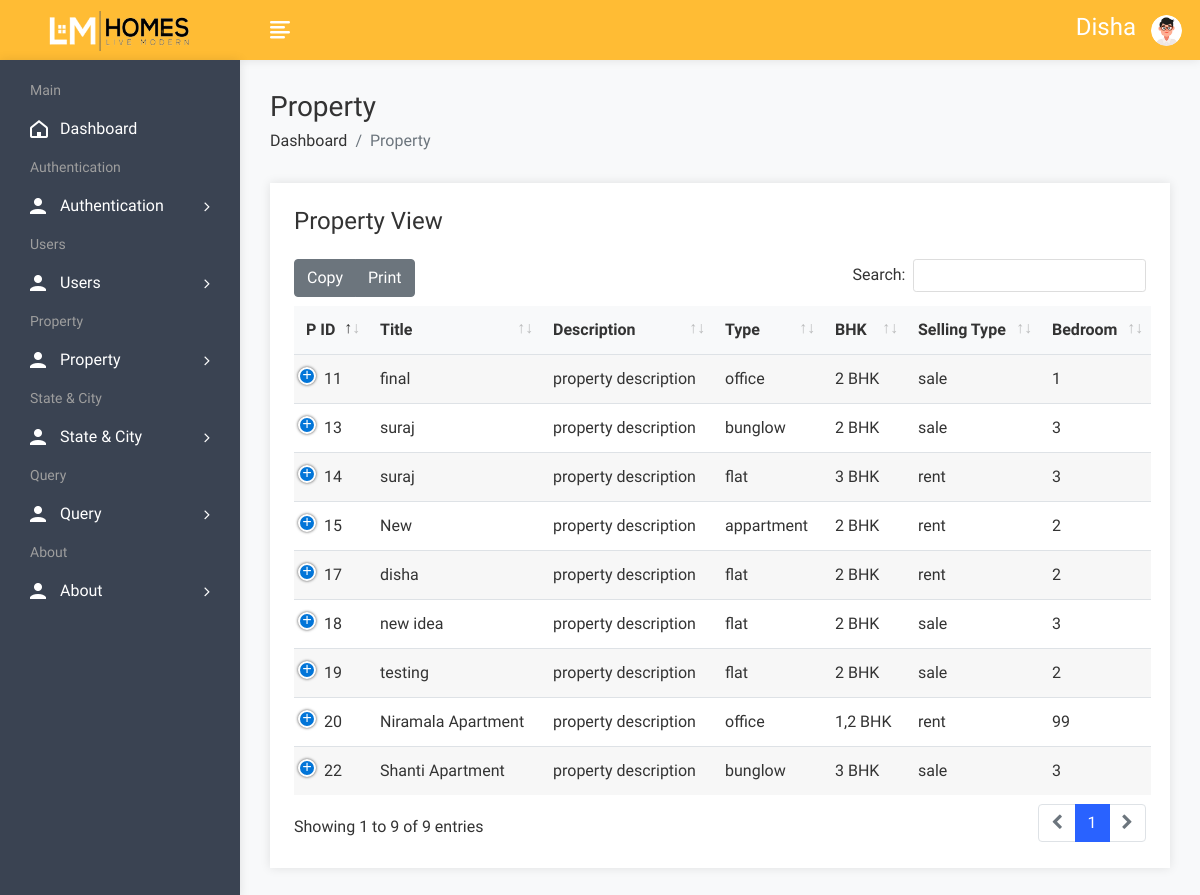
The app's page /admin/propertyview.php (signed in), older data.
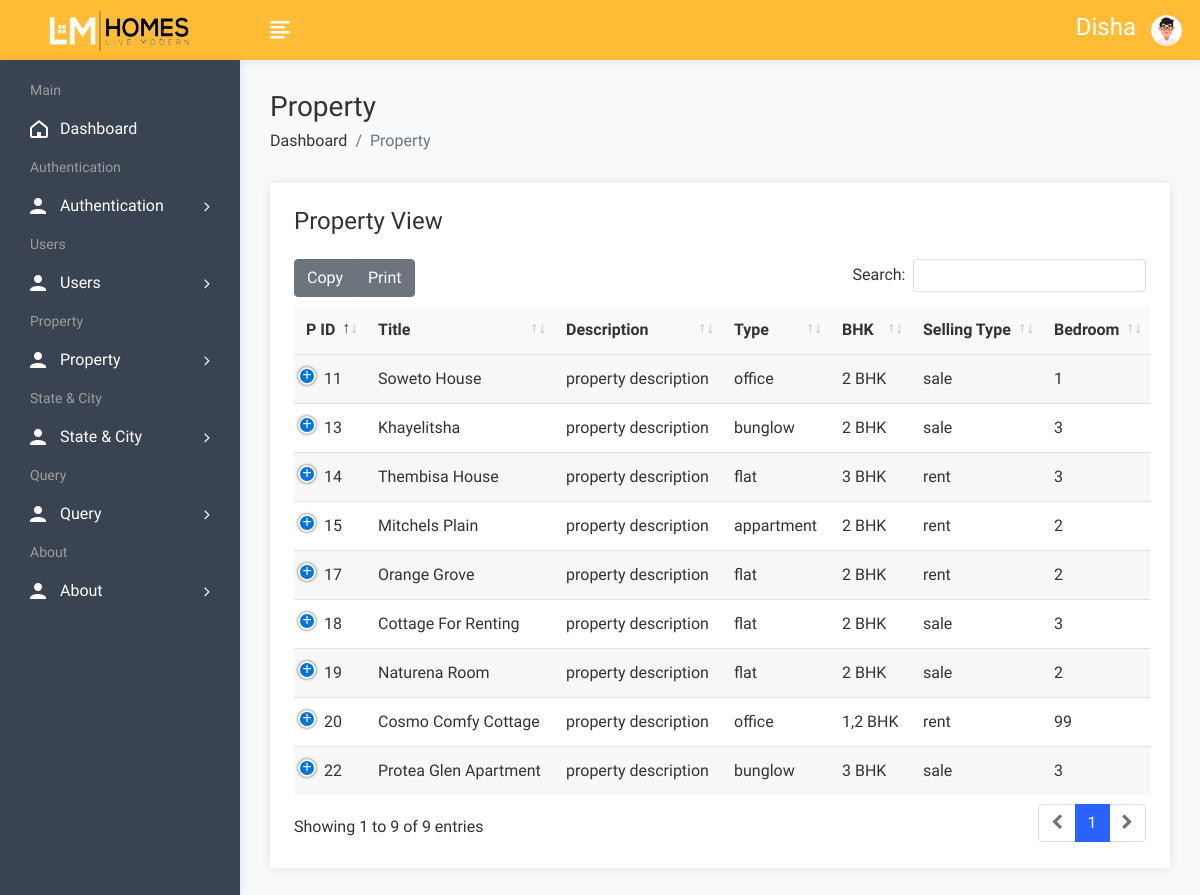
The same page, newer data.
### tables this page shows
CREATE TABLE `property` (
  `pid` int(50) NOT NULL,
  `title` varchar(200) NOT NULL,
  `pcontent` longtext NOT NULL,
  `type` varchar(100) NOT NULL,
  `bhk` varchar(50) NOT NULL,
  `stype` varchar(100) NOT NULL,
  `bedroom` int(50) NOT NULL,
  `bathroom` int(50) NOT NULL,
  `balcony` int(50) NOT NULL,
  `kitchen` int(50) NOT NULL,
  `hall` int(50) NOT NULL,
  `floor` varchar(50) NOT NULL,
  `size` int(50) NOT NULL,
  `price` int(50) NOT NULL,
  `location` varchar(200) NOT NULL,
  `city` varchar(100) NOT NULL,
  `state` varchar(100) NOT NULL,
  `feature` longtext NOT NULL,
  `pimage` varchar(300) NOT NULL,
  `pimage1` varchar(300) NOT NULL,
  `pimage2` varchar(300) NOT NULL,
  `pimage3` varchar(300) NOT NULL,
  `pimage4` varchar(300) NOT NULL,
  `uid` int(50) NOT NULL,
  `status` varchar(50) NOT NULL,
  `mapimage` varchar(300) NOT NULL,
  `topmapimage` varchar(300) NOT NULL,
  `groundmapimage` varchar(300) NOT NULL,
  `totalfloor` varchar(50) NOT NULL,
  `date` datetime NOT NULL DEFAULT current_timestamp()
);

### admin/propertyview.php (the view, shortened to what this page needs)
<!DOCTYPE html>
<html lang="en">
<head>
        <link rel="stylesheet" href="assets/css/bootstrap.min.css">
        <link rel="stylesheet" href="assets/css/font-awesome.min.css">
        <link rel="stylesheet" href="assets/css/feathericon.min.css">
		<link rel="stylesheet" href="assets/plugins/datatables/dataTables.bootstrap4.min.css">
		<link rel="stylesheet" href="assets/plugins/datatables/responsive.bootstrap4.min.css">
		<link rel="stylesheet" href="assets/plugins/datatables/select.bootstrap4.min.css">
		<link rel="stylesheet" href="assets/plugins/datatables/buttons.bootstrap4.min.css">
        <link rel="stylesheet" href="assets/css/style.css">
    </head>
    <body>
				<?php include("header.php"); ?>
            <div class="page-wrapper">
                <div class="content container-fluid">
					<div class="page-header">
						<div class="row">
							<div class="col">
								<h3 class="page-title">Property</h3>
								<ul class="breadcrumb">
									<li class="breadcrumb-item"><a href="dashboard.php">Dashboard</a></li>
									<li class="breadcrumb-item active">Property</li>
								</ul>
							</div>
						</div>
					</div>
					<div class="row">
                            <div class="col-12">
                                <div class="card">
                                    <div class="card-body">
                                        <h4 class="header-title mt-0 mb-4">Property View</h4>
                                        <table id="datatable-buttons" class="table table-striped dt-responsive nowrap">
                                            <thead>
                                                <tr>
                                                    <th>P ID</th>
                                                    <th>Title</th>
                                                    <th>Description</th>
                                                    <th>Type</th>
                                                    <th>BHK</th>
                                                    <th>Selling Type</th>
													<th>Bedroom</th>
                                                </tr>
                                            </thead>
                                            <tbody>
												<?php
													$query=mysqli_query($con,"select * from property");
													while($row=mysqli_fetch_row($query))
													{
												?>
                                                <tr>
                                                    <td><?php echo $row['0']; ?></td>
                                                    <td><?php echo $row['1']; ?></td>
                                                    <td><?php echo "property description"; ?></td>
                                                    <td><?php echo $row['3']; ?></td>
                                                    <td><?php echo $row['4']; ?></td>
                                                    <td><?php echo $row['5']; ?></td>
                                                    <td><?php echo $row['6']; ?></td>
                                                </tr>
                                               <?php
												}
												?>
                                            </tbody>
                                        </table>
                                    </div>
                                </div>
                            </div>
                        </div>
				</div>
			</div>
    </body>
</html>

Row changes from the older to the newer data that the page shows:
changed property id 11: title "final" → "Soweto House"
changed property id 13: title "suraj" → "Khayelitsha"
changed property id 14: title "suraj" → "Thembisa House"
changed property "appartment": title "New" → "Mitchels Plain"
changed property id 17: title "disha" → "Orange Grove"
changed property id 18: title "new idea" → "Cottage For Renting"
changed property id 19: title "testing" → "Naturena Room"
changed property "1,2 BHK": title "Niramala Apartment" → "Cosmo Comfy Cottage"
changed property id 22: title "Shanti Apartment" → "Protea Glen Apartment"
